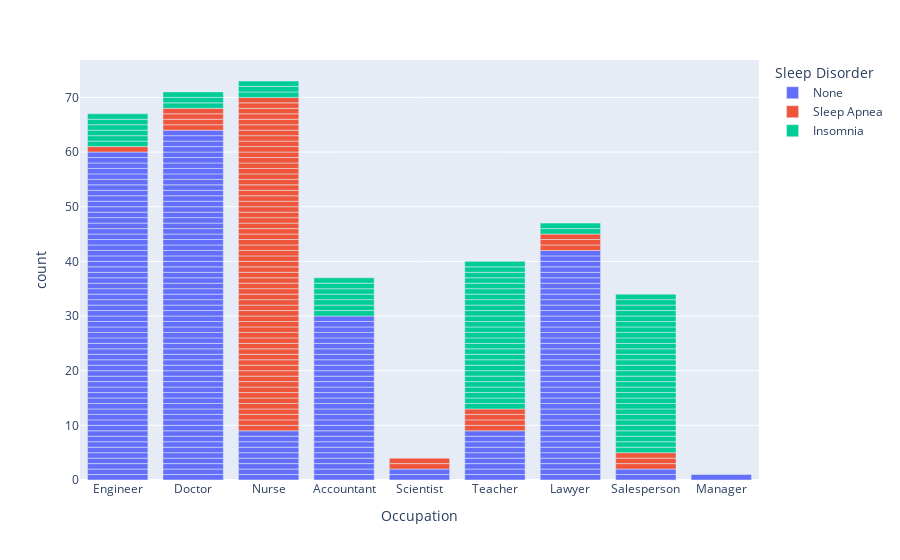

Source (notebook cell):
### Markdown cell above
Let use the same visualisation and dive a little deeper into it to see which sleep disorders are found in which profession

### Code cell
px.bar(df, x="Occupation", color="Sleep Disorder")

### Figure 1 — Plotly figure (JSON) as saved in the notebook; plotly's stock layout.template omitted (floating-point values rounded to 4 significant figures; data arrays with more than 128 entries replaced by an {"elided": "..."} marker saying what was removed)
{"data": [{"alignmentgroup": "True", "hovertemplate": "Sleep Disorder=None<br>Occupation=%{x}<br>count=%{y}<extra></extra>", "legendgroup": "None", "marker": {"color": "#636efa", "pattern": {"shape": ""}}, "name": "None", "offsetgroup": "None", "orientation": "v", "showlegend": true, "textposition": "auto", "type": "bar", "x": {"elided": "219 str values"}, "xaxis": "x", "y": {"elided": "219 int values"}, "yaxis": "y"}, {"alignmentgroup": "True", "hovertemplate": "Sleep Disorder=Sleep Apnea<br>Occupation=%{x}<br>count=%{y}<extra></extra>", "legendgroup": "Sleep Apnea", "marker": {"color": "#EF553B", "pattern": {"shape": ""}}, "name": "Sleep Apnea", "offsetgroup": "Sleep Apnea", "orientation": "v", "showlegend": true, "textposition": "auto", "type": "bar", "x": ["Salesperson", "Salesperson", "Nurse", "Doctor", "Nurse", "Doctor", "Scientist", "Scientist", "Lawyer", "Teacher", "Teacher", "Lawyer", "Lawyer", "Teacher", "Teacher", "Engineer", "Salesperson", "Nurse", "Nurse", "Nurse", "Nurse", "Nurse", "Nurse", "Nurse", "Nurse", "Nurse", "Doctor", "Doctor", "Nurse", "Nurse", "Nurse", "Nurse", "Nurse", "Nurse", "Nurse", "Nurse", "Nurse", "Nurse", "Nurse", "Nurse", "Nurse", "Nurse", "Nurse", "Nurse", "Nurse", "Nurse", "Nurse", "Nurse", "Nurse", "Nurse", "Nurse", "Nurse", "Nurse", "Nurse", "Nurse", "Nurse", "Nurse", "Nurse", "Nurse", "Nurse", "Nurse", "Nurse", "Nurse", "Nurse", "Nurse", "Nurse", "Nurse", "Nurse", "Nurse", "Nurse", "Nurse", "Nurse", "Nurse", "Nurse", "Nurse", "Nurse", "Nurse", "Nurse"], "xaxis": "x", "y": [1, 1, 1, 1, 1, 1, 1, 1, 1, 1, 1, 1, 1, 1, 1, 1, 1, 1, 1, 1, 1, 1, 1, 1, 1, 1, 1, 1, 1, 1, 1, 1, 1, 1, 1, 1, 1, 1, 1, 1, 1, 1, 1, 1, 1, 1, 1, 1, 1, 1, 1, 1, 1, 1, 1, 1, 1, 1, 1, 1, 1, 1, 1, 1, 1, 1, 1, 1, 1, 1, 1, 1, 1, 1, 1, 1, 1, 1], "yaxis": "y"}, {"alignmentgroup": "True", "hovertemplate": "Sleep Disorder=Insomnia<br>Occupation=%{x}<br>count=%{y}<extra></extra>", "legendgroup": "Insomnia", "marker": {"color": "#00cc96", "pattern": {"shape": ""}}, "name": "Insomnia", "offsetgroup": "Insomnia", "orientation": "v", "showlegend": true, "textposition": "auto", "type": "bar", "x": ["Engineer", "Teacher", "Nurse", "Nurse", "Doctor", "Accountant", "Teacher", "Lawyer", "Engineer", "Lawyer", "Salesperson", "Teacher", "Salesperson", "Teacher", "Salesperson", "Teacher", "Salesperson", "Salesperson", "Salesperson", "Salesperson", "Salesperson", "Salesperson", "Salesperson", "Salesperson", "Salesperson", "Salesperson", "Engineer", "Engineer", "Teacher", "Salesperson", "Salesperson", "Salesperson", "Teacher", "Salesperson", "Teacher", "Salesperson", "Teacher", "Salesperson", "Teacher", "Salesperson", "Teacher", "Salesperson", "Teacher", "Salesperson", "Salesperson", "Teacher", "Salesperson", "Salesperson", "Teacher", "Salesperson", "Salesperson", "Teacher", "Salesperson", "Teacher", "Salesperson", "Engineer", "Teacher", "Teacher", "Teacher", "Teacher", "Teacher", "Teacher", "Teacher", "Teacher", "Teacher", "Teacher", "Teacher", "Doctor", "Doctor", "Nurse", "Accountant", "Accountant", "Accountant", "Accountant", "Accountant", "Accountant", "Engineer"], "xaxis": "x", "y": [1, 1, 1, 1, 1, 1, 1, 1, 1, 1, 1, 1, 1, 1, 1, 1, 1, 1, 1, 1, 1, 1, 1, 1, 1, 1, 1, 1, 1, 1, 1, 1, 1, 1, 1, 1, 1, 1, 1, 1, 1, 1, 1, 1, 1, 1, 1, 1, 1, 1, 1, 1, 1, 1, 1, 1, 1, 1, 1, 1, 1, 1, 1, 1, 1, 1, 1, 1, 1, 1, 1, 1, 1, 1, 1, 1, 1], "yaxis": "y"}], "layout": {"barmode": "relative", "legend": {"title": {"text": "Sleep Disorder"}, "tracegroupgap": 0}, "margin": {"t": 60}, "xaxis": {"anchor": "y", "domain": [0, 1], "title": {"text": "Occupation"}}, "yaxis": {"anchor": "x", "domain": [0, 1], "title": {"text": "count"}}}}
